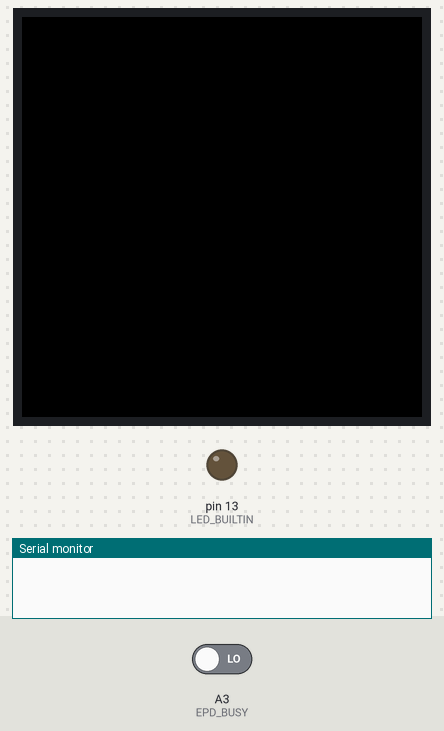
This sketch was run on a simulated Arduino Pro Mini, built for the host (arithmetic inside an expression is 32-bit, double 64-bit). On the bench: 200×200 colour display, output pins drawn as LEDs (lit = HIGH), the last lines printed to the serial monitor. The inputs (shaded band) are chosen by the test bench; at power-on: A3 (EPD_BUSY) LOW. Pins used as bus, display or sensor lines are not drawn.

Above: at 0.1 s.
At 0.7 s:
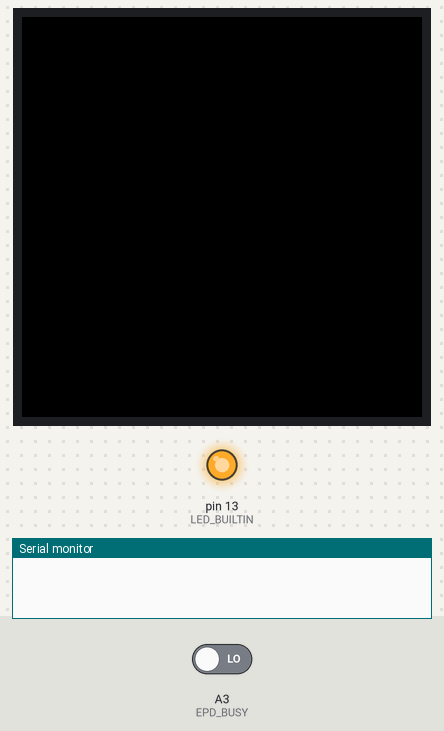
At 4.3 s:
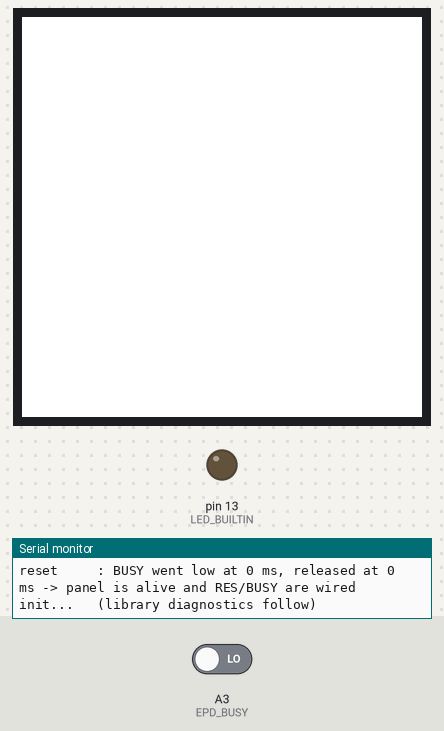
At 19.4 s:
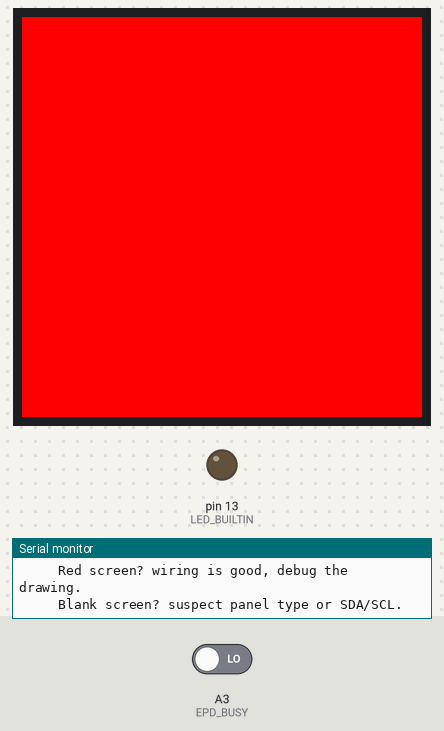
Timing chart, 0 to 20.9 s (numbered marks = the images above):
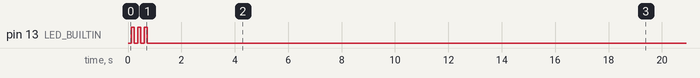

The sketch:

EpaperWiringCheck.ino
```cpp
/*
 * EpaperWiringCheck — find out WHERE a dead e-paper setup is dead
 * ---------------------------------------------------------------------------
 * Run this when the hello-world sketch "does nothing". It replaces one useless
 * symptom with a specific answer, in five stages, each reporting before the
 * next one can hide it:
 *
 *   1. LED blink       — is the sketch running at all?
 *   2. Serial banner   — is the serial link real?
 *   3. BUSY idle level — is the panel powered and the BUSY line connected?
 *   4. Reset response  — does the panel react to RES?
 *   5. Solid red fill  — does the whole chain work, with no fonts involved?
 *
 * Read the FIRST stage that misbehaves. Everything after it is noise.
 *
 * Board: as written, Arduino Pro Mini (ATmega328P) with the pins below.
 * For the nRF52840 SuperMini, swap the pin block for the one in comments and
 * add SPI.setPins(36, 32, 11) as the first line of setup().
 *
 * Libs: GxEPD2 >= 1.6.6, Adafruit GFX.
 */

#include <GxEPD2_4C.h>
#include <SPI.h>

// ---- Pro Mini pins ---------------------------------------------------------
#define EPD_BUSY  A3
#define EPD_RST   A2
#define EPD_DC    A1
#define EPD_CS    9
// SDA -> D11 (MOSI), SCL -> D13 (SCK): fixed by the ATmega328P hardware SPI.
//
// ---- nRF52840 SuperMini equivalents (Nordic nRF52840 DK board entry) -------
// #define EPD_BUSY  17   // P0.17      #define EPD_DC  22  // P0.22
// #define EPD_RST   20   // P0.20      #define EPD_CS  24  // P0.24
// SCL -> P1.00 (32), SDA -> P0.11 (11), and SPI.setPins(36, 32, 11) in setup().

#define PAGE_HEIGHT 10

GxEPD2_4C<GxEPD2_154c_GDEM0154F51H, PAGE_HEIGHT> display(
  GxEPD2_154c_GDEM0154F51H(EPD_CS, EPD_DC, EPD_RST, EPD_BUSY));

#if defined(__AVR__)
static int freeRam()
{
  extern int __heap_start, *__brkval;
  int v;
  return (int) &v - (__brkval == 0 ? (int) &__heap_start : (int) __brkval);
}
#endif

// Sample BUSY and report how it sat. BUSY is ACTIVE LOW on this panel:
// HIGH means idle, LOW means the controller is working.
static uint8_t sampleBusy(uint8_t samples)
{
  uint8_t highs = 0;
  for (uint8_t i = 0; i < samples; i++)
  {
    if (digitalRead(EPD_BUSY) == HIGH) highs++;
    delay(5);
  }
  return highs;
}

void setup()
{
  // --- Stage 1: proof of life -----------------------------------------------
  // Do this BEFORE any SPI call: on a Pro Mini the on-board LED is D13, which
  // is also SCK, so once SPI.begin() runs the LED belongs to the SPI bus.
  // Six blinks here means power, bootloader and sketch are all fine. NO blink
  // means nothing is running: wrong board or Processor entry, a failed upload,
  // or no power — and no amount of display debugging will help until it does.
  pinMode(LED_BUILTIN, OUTPUT);
  for (uint8_t i = 0; i < 6; i++)
  {
    digitalWrite(LED_BUILTIN, (i & 1) ? HIGH : LOW);
    delay(120);
  }
  digitalWrite(LED_BUILTIN, LOW);

  // --- Stage 2: serial ------------------------------------------------------
  // 9600 because at 8 MHz the ATmega328P's baud divisor puts 115200 ~3.5% out.
  // Blinks but no text below => baud mismatch or the USB-serial adapter, NOT
  // the display.
  Serial.begin(9600);
  delay(200);
  Serial.println();
  Serial.println(F("=== EpaperWiringCheck ==="));
  Serial.print(F("F_CPU     : ")); Serial.println(F_CPU);
  Serial.print(F("pins BUSY/RST/DC/CS: "));
  Serial.print(EPD_BUSY); Serial.print('/');
  Serial.print(EPD_RST);  Serial.print('/');
  Serial.print(EPD_DC);   Serial.print('/');
  Serial.println(EPD_CS);
  Serial.print(F("pages     : ")); Serial.println(display.pages());
#if defined(__AVR__)
  Serial.print(F("free RAM  : ")); Serial.println(freeRam());
  // Under ~250 bytes here and the stack is living dangerously: lower
  // PAGE_HEIGHT before believing anything else this sketch tells you.
#endif

  // --- Stage 3: BUSY idle level --------------------------------------------
  pinMode(EPD_BUSY, INPUT);
  const uint8_t idleHighs = sampleBusy(20);
  Serial.print(F("BUSY idle : ")); Serial.print(idleHighs);
  Serial.println(F("/20 samples HIGH"));
  if (idleHighs == 0)
  {
    Serial.println(F("  -> stuck LOW. Panel unpowered, BUSY miswired, or the"));
    Serial.println(F("     controller is held busy. Check VCC and GND first."));
  }
  else if (idleHighs < 20)
  {
    Serial.println(F("  -> unstable. Likely a floating pin: BUSY not actually"));
    Serial.println(F("     connected, or a bad joint."));
  }
  else
  {
    Serial.println(F("  -> idle HIGH, as expected. NOTE: a disconnected pin"));
    Serial.println(F("     can also read HIGH, so stage 4 is the real test."));
  }

  // --- Stage 4: does the panel answer a reset? ------------------------------
  // Pulse RES low and watch BUSY. A live panel dips BUSY low while it restarts.
  pinMode(EPD_RST, OUTPUT);
  digitalWrite(EPD_RST, HIGH); delay(20);
  digitalWrite(EPD_RST, LOW);  delay(20);
  digitalWrite(EPD_RST, HIGH);

  bool sawBusy = false;
  unsigned long tStart = millis(), tFirstLow = 0, tReleased = 0;
  while (millis() - tStart < 3000)
  {
    if (!sawBusy && digitalRead(EPD_BUSY) == LOW)
    {
      sawBusy = true;
      tFirstLow = millis() - tStart;
    }
    else if (sawBusy && digitalRead(EPD_BUSY) == HIGH)
    {
      tReleased = millis() - tStart;
      break;
    }
  }
  if (sawBusy)
  {
    Serial.print(F("reset     : BUSY went low at ")); Serial.print(tFirstLow);
    Serial.print(F(" ms, released at ")); Serial.print(tReleased);
    Serial.println(F(" ms -> panel is alive and RES/BUSY are wired"));
  }
  else
  {
    Serial.println(F("reset     : BUSY never moved."));
    Serial.println(F("  -> suspect RES or BUSY wiring, or no panel power."));
    Serial.println(F("     Not conclusive on its own: some controllers stay"));
    Serial.println(F("     quiet until commanded. Stage 5 decides."));
  }

  // --- Stage 5: solid red, no fonts, no layout ------------------------------
  // If this fills the screen red, wiring and library are fine and the fault is
  // in the drawing code. If it stays blank while the timing below looks
  // healthy (~25 s), suspect the panel type: GxEPD2 has no support for the
  // 152x152 GDEY0154F51, and driving one produces exactly this - a well-behaved
  // refresh with nothing to show for it.
  Serial.println(F("init...   (library diagnostics follow)"));
  display.init(9600, true, 20, false);

  Serial.println(F("filling red; expect ~25 s"));
  const unsigned long t0 = millis();
  display.setFullWindow();
  display.firstPage();
  do
  {
    display.fillScreen(GxEPD_RED);
  }
  while (display.nextPage());
  const unsigned long elapsed = millis() - t0;

  Serial.print(F("refresh   : ")); Serial.print(elapsed); Serial.println(F(" ms"));
  if (elapsed < 3000)
  {
    Serial.println(F("  -> far too quick. The panel never really refreshed;"));
    Serial.println(F("     BUSY is probably not connected, so the library"));
    Serial.println(F("     never waited for it."));
  }
  else
  {
    Serial.println(F("  -> a plausible four-colour refresh."));
    Serial.println(F("     Red screen? wiring is good, debug the drawing."));
    Serial.println(F("     Blank screen? suspect panel type or SDA/SCL."));
  }

  display.hibernate();
  Serial.println(F("=== done ==="));
}

void loop()
{
}
```
